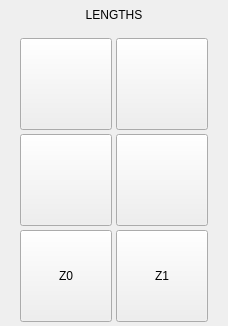
           <widget class="QWidget" name="page_length">
            <layout class="QVBoxLayout" name="verticalLayout_3">
             <property name="spacing">
              <number>6</number>
             </property>
             <property name="leftMargin">
              <number>0</number>
             </property>
             <property name="topMargin">
              <number>0</number>
             </property>
             <property name="rightMargin">
              <number>0</number>
             </property>
             <property name="bottomMargin">
              <number>0</number>
             </property>
             <item>
              <widget class="QLabel" name="lbl_lengths">
               <property name="minimumSize">
                <size>
                 <width>0</width>
                 <height>30</height>
                </size>
               </property>
               <property name="maximumSize">
                <size>
                 <width>16777215</width>
                 <height>30</height>
                </size>
               </property>
               <property name="text">
                <string>LENGTHS</string>
               </property>
               <property name="alignment">
                <set>Qt::AlignCenter</set>
               </property>
              </widget>
             </item>
             <item>
              <spacer name="verticalSpacer_9">
               <property name="orientation">
                <enum>Qt::Vertical</enum>
               </property>
               <property name="sizeHint" stdset="0">
                <size>
                 <width>20</width>
                 <height>2</height>
                </size>
               </property>
              </spacer>
             </item>
             <item>
              <widget class="QWidget" name="widget_skew_measure" native="true">
               <property name="sizePolicy">
                <sizepolicy hsizetype="Preferred" vsizetype="Preferred">
                 <horstretch>0</horstretch>
                 <verstretch>0</verstretch>
                </sizepolicy>
               </property>
               <property name="minimumSize">
                <size>
                 <width>150</width>
                 <height>0</height>
                </size>
               </property>
               <property name="maximumSize">
                <size>
                 <width>16777215</width>
                 <height>16777215</height>
                </size>
               </property>
               <layout class="QGridLayout" name="gridLayout_4">
                <property name="leftMargin">
                 <number>0</number>
                </property>
                <property name="topMargin">
                 <number>0</number>
                </property>
                <property name="rightMargin">
                 <number>0</number>
                </property>
                <property name="bottomMargin">
                 <number>2</number>
                </property>
                <property name="spacing">
                 <number>4</number>
                </property>
                <item row="3" column="1">
                 <widget class="PushButton" name="pbtn_outside_length_y">
                  <property name="sizePolicy">
                   <sizepolicy hsizetype="Fixed" vsizetype="Fixed">
                    <horstretch>0</horstretch>
                    <verstretch>0</verstretch>
                   </sizepolicy>
                  </property>
                  <property name="minimumSize">
                   <size>
                    <width>92</width>
                    <height>92</height>
                   </size>
                  </property>
                  <property name="maximumSize">
                   <size>
                    <width>120</width>
                    <height>120</height>
                   </size>
                  </property>
                  <property name="toolTip">
                   <string>Measure Outside Length of Y, Finish in Center</string>
                  </property>
                  <property name="text">
                   <string/>
                  </property>
                  <property name="icon">
                   <iconset>
                    <normaloff>../images/probe_icons/outside_yl.png</normaloff>../images/probe_icons/outside_yl.png</iconset>
                  </property>
                  <property name="iconSize">
                   <size>
                    <width>80</width>
                    <height>100</height>
                   </size>
                  </property>
                  <property name="checkable">
                   <bool>false</bool>
                  </property>
                  <property name="checked">
                   <bool>false</bool>
                  </property>
                  <property name="indicator_option" stdset="0">
                   <bool>false</bool>
                  </property>
                  <property name="probe" stdset="0">
                   <string>probe_outside_length_y</string>
                  </property>
                  <attribute name="buttonGroup">
                   <string notr="true">length_buttonGroup</string>
                  </attribute>
                 </widget>
                </item>
                <item row="2" column="2">
                 <widget class="PushButton" name="pbtn_inside_length_x">
                  <property name="sizePolicy">
                   <sizepolicy hsizetype="Fixed" vsizetype="Fixed">
                    <horstretch>0</horstretch>
                    <verstretch>0</verstretch>
                   </sizepolicy>
                  </property>
                  <property name="minimumSize">
                   <size>
                    <width>92</width>
                    <height>92</height>
                   </size>
                  </property>
                  <property name="maximumSize">
                   <size>
                    <width>120</width>
                    <height>120</height>
                   </size>
                  </property>
                  <property name="toolTip">
                   <string>Measure Inside Length of X, Finish in Center</string>
                  </property>
                  <property name="text">
                   <string/>
                  </property>
                  <property name="icon">
                   <iconset>
                    <normaloff>../images/probe_icons/inside_xl.png</normaloff>../images/probe_icons/inside_xl.png</iconset>
                  </property>
                  <property name="iconSize">
                   <size>
                    <width>80</width>
                    <height>100</height>
                   </size>
                  </property>
                  <property name="checkable">
                   <bool>false</bool>
                  </property>
                  <property name="checked">
                   <bool>false</bool>
                  </property>
                  <property name="indicator_option" stdset="0">
                   <bool>false</bool>
                  </property>
                  <property name="probe" stdset="0">
                   <string>probe_inside_length_x</string>
                  </property>
                  <attribute name="buttonGroup">
                   <string notr="true">length_buttonGroup</string>
                  </attribute>
                 </widget>
                </item>
                <item row="4" column="1">
                 <widget class="PushButton" name="pbtn_down">
                  <property name="sizePolicy">
                   <sizepolicy hsizetype="Fixed" vsizetype="Fixed">
                    <horstretch>0</horstretch>
                    <verstretch>0</verstretch>
                   </sizepolicy>
                  </property>
                  <property name="minimumSize">
                   <size>
                    <width>92</width>
                    <height>92</height>
                   </size>
                  </property>
                  <property name="maximumSize">
                   <size>
                    <width>120</width>
                    <height>120</height>
                   </size>
                  </property>
                  <property name="toolTip">
                   <string>Probe Z down</string>
                  </property>
                  <property name="text">
                   <string>Z0</string>
                  </property>
                  <property name="icon">
                   <iconset>
                    <normaloff>../images/probe_icons/down.png</normaloff>../images/probe_icons/down.png</iconset>
                  </property>
                  <property name="iconSize">
                   <size>
                    <width>80</width>
                    <height>100</height>
                   </size>
                  </property>
                  <property name="checkable">
                   <bool>false</bool>
                  </property>
                  <property name="checked">
                   <bool>false</bool>
                  </property>
                  <property name="indicator_option" stdset="0">
                   <bool>false</bool>
                  </property>
                  <property name="probe" stdset="0">
                   <string>probe_down0</string>
                  </property>
                  <attribute name="buttonGroup">
                   <string notr="true">length_buttonGroup</string>
                  </attribute>
                 </widget>
                </item>
                <item row="2" column="1">
                 <widget class="PushButton" name="pbtn_outside_length_x">
                  <property name="sizePolicy">
                   <sizepolicy hsizetype="Fixed" vsizetype="Fixed">
                    <horstretch>0</horstretch>
                    <verstretch>0</verstretch>
                   </sizepolicy>
                  </property>
                  <property name="minimumSize">
                   <size>
                    <width>92</width>
                    <height>92</height>
                   </size>
                  </property>
                  <property name="maximumSize">
                   <size>
                    <width>120</width>
                    <height>120</height>
                   </size>
                  </property>
                  <property name="toolTip">
                   <string>Measure Outside Length of X, Finish in Center</string>
                  </property>
                  <property name="text">
                   <string/>
                  </property>
                  <property name="icon">
                   <iconset>
                    <normaloff>../images/probe_icons/outside_xl.png</normaloff>../images/probe_icons/outside_xl.png</iconset>
                  </property>
                  <property name="iconSize">
                   <size>
                    <width>80</width>
                    <height>100</height>
                   </size>
                  </property>
                  <property name="checkable">
                   <bool>false</bool>
                  </property>
                  <property name="checked">
                   <bool>false</bool>
                  </property>
                  <property name="indicator_option" stdset="0">
                   <bool>false</bool>
                  </property>
                  <property name="probe" stdset="0">
                   <string>probe_outside_length_x</string>
                  </property>
                  <attribute name="buttonGroup">
                   <string notr="true">length_buttonGroup</string>
                  </attribute>
                 </widget>
                </item>
                <item row="3" column="2">
                 <widget class="PushButton" name="pbtn_inside_length_y">
                  <property name="sizePolicy">
                   <sizepolicy hsizetype="Fixed" vsizetype="Fixed">
                    <horstretch>0</horstretch>
                    <verstretch>0</verstretch>
                   </sizepolicy>
                  </property>
                  <property name="minimumSize">
                   <size>
                    <width>92</width>
                    <height>92</height>
                   </size>
                  </property>
                  <property name="maximumSize">
                   <size>
                    <width>120</width>
                    <height>120</height>
                   </size>
                  </property>
                  <property name="toolTip">
                   <string>Measure Inside Length of Y, Finish in Center</string>
                  </property>
                  <property name="text">
                   <string/>
                  </property>
                  <property name="icon">
                   <iconset>
                    <normaloff>../images/probe_icons/inside_yl.png</normaloff>../images/probe_icons/inside_yl.png</iconset>
                  </property>
                  <property name="iconSize">
                   <size>
                    <width>80</width>
                    <height>100</height>
                   </size>
                  </property>
                  <property name="checkable">
                   <bool>false</bool>
                  </property>
                  <property name="checked">
                   <bool>false</bool>
                  </property>
                  <property name="indicator_option" stdset="0">
                   <bool>false</bool>
                  </property>
                  <property name="probe" stdset="0">
                   <string>probe_inside_length_y</string>
                  </property>
                  <attribute name="buttonGroup">
                   <string notr="true">length_buttonGroup</string>
                  </attribute>
                 </widget>
                </item>
                <item row="3" column="0">
                 <spacer name="horizontalSpacer_7">
                  <property name="orientation">
                   <enum>Qt::Horizontal</enum>
                  </property>
                  <property name="sizeType">
                   <enum>QSizePolicy::Preferred</enum>
                  </property>
                  <property name="sizeHint" stdset="0">
                   <size>
                    <width>20</width>
                    <height>20</height>
                   </size>
                  </property>
                 </spacer>
                </item>
                <item row="3" column="3">
                 <spacer name="horizontalSpacer_8">
                  <property name="orientation">
                   <enum>Qt::Horizontal</enum>
                  </property>
                  <property name="sizeType">
                   <enum>QSizePolicy::Preferred</enum>
                  </property>
                  <property name="sizeHint" stdset="0">
                   <size>
                    <width>20</width>
                    <height>20</height>
                   </size>
                  </property>
                 </spacer>
                </item>
                <item row="4" column="2">
                 <widget class="PushButton" name="pbtn_down_3">
                  <property name="sizePolicy">
                   <sizepolicy hsizetype="Fixed" vsizetype="Fixed">
                    <horstretch>0</horstretch>
                    <verstretch>0</verstretch>
                   </sizepolicy>
                  </property>
                  <property name="minimumSize">
                   <size>
                    <width>92</width>
                    <height>92</height>
                   </size>
                  </property>
                  <property name="maximumSize">
                   <size>
                    <width>120</width>
                    <height>120</height>
                   </size>
                  </property>
                  <property name="toolTip">
                   <string>Probe Z down</string>
                  </property>
                  <property name="text">
                   <string>Z1</string>
                  </property>
                  <property name="icon">
                   <iconset>
                    <normaloff>../images/probe_icons/down.png</normaloff>../images/probe_icons/down.png</iconset>
                  </property>
                  <property name="iconSize">
                   <size>
                    <width>80</width>
                    <height>100</height>
                   </size>
                  </property>
                  <property name="checkable">
                   <bool>false</bool>
                  </property>
                  <property name="checked">
                   <bool>false</bool>
                  </property>
                  <property name="indicator_option" stdset="0">
                   <bool>false</bool>
                  </property>
                  <property name="probe" stdset="0">
                   <string>probe_down1</string>
                  </property>
                 </widget>
                </item>
               </layout>
              </widget>
             </item>
             <item>
              <spacer name="verticalSpacer_3">
               <property name="orientation">
                <enum>Qt::Vertical</enum>
               </property>
               <property name="sizeHint" stdset="0">
                <size>
                 <width>20</width>
                 <height>2</height>
                </size>
               </property>
              </spacer>
             </item>
            </layout>
           </widget>
